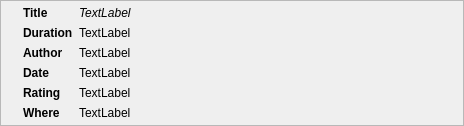
<?xml version="1.0" encoding="UTF-8"?>
<ui version="4.0">
 <class>MiniVideo</class>
 <widget class="QFrame" name="MiniVideo">
  <property name="geometry">
   <rect>
    <x>0</x>
    <y>0</y>
    <width>464</width>
    <height>112</height>
   </rect>
  </property>
  <property name="windowTitle">
   <string>Form</string>
  </property>
  <property name="frameShape">
   <enum>QFrame::StyledPanel</enum>
  </property>
  <property name="frameShadow">
   <enum>QFrame::Raised</enum>
  </property>
  <layout class="QHBoxLayout" name="horizontalLayout">
   <property name="leftMargin">
    <number>9</number>
   </property>
   <property name="topMargin">
    <number>5</number>
   </property>
   <property name="bottomMargin">
    <number>5</number>
   </property>
   <item>
    <widget class="QLabel" name="imageLabel">
     <property name="sizePolicy">
      <sizepolicy hsizetype="Minimum" vsizetype="Preferred">
       <horstretch>0</horstretch>
       <verstretch>0</verstretch>
      </sizepolicy>
     </property>
     <property name="text">
      <string/>
     </property>
    </widget>
   </item>
   <item>
    <layout class="QFormLayout" name="formLayout">
     <property name="fieldGrowthPolicy">
      <enum>QFormLayout::ExpandingFieldsGrow</enum>
     </property>
     <item row="0" column="0">
      <widget class="QLabel" name="label_5">
       <property name="font">
        <font>
         <weight>75</weight>
         <bold>true</bold>
        </font>
       </property>
       <property name="text">
        <string>Title</string>
       </property>
      </widget>
     </item>
     <item row="0" column="1">
      <widget class="QLabel" name="titleLabel">
       <property name="sizePolicy">
        <sizepolicy hsizetype="MinimumExpanding" vsizetype="Preferred">
         <horstretch>0</horstretch>
         <verstretch>0</verstretch>
        </sizepolicy>
       </property>
       <property name="font">
        <font>
         <weight>50</weight>
         <italic>true</italic>
         <bold>false</bold>
        </font>
       </property>
       <property name="text">
        <string>TextLabel</string>
       </property>
      </widget>
     </item>
     <item row="1" column="0">
      <widget class="QLabel" name="label_8">
       <property name="font">
        <font>
         <weight>75</weight>
         <bold>true</bold>
        </font>
       </property>
       <property name="text">
        <string>Duration</string>
       </property>
      </widget>
     </item>
     <item row="1" column="1">
      <widget class="QLabel" name="durationLabel">
       <property name="text">
        <string>TextLabel</string>
       </property>
      </widget>
     </item>
     <item row="2" column="0">
      <widget class="QLabel" name="label_4">
       <property name="font">
        <font>
         <weight>75</weight>
         <bold>true</bold>
        </font>
       </property>
       <property name="text">
        <string>Author</string>
       </property>
      </widget>
     </item>
     <item row="2" column="1">
      <widget class="QLabel" name="authorLabel">
       <property name="text">
        <string>TextLabel</string>
       </property>
      </widget>
     </item>
     <item row="3" column="0">
      <widget class="QLabel" name="label_2">
       <property name="font">
        <font>
         <weight>75</weight>
         <bold>true</bold>
        </font>
       </property>
       <property name="text">
        <string>Date</string>
       </property>
      </widget>
     </item>
     <item row="3" column="1">
      <widget class="QLabel" name="dateLabel">
       <property name="text">
        <string>TextLabel</string>
       </property>
      </widget>
     </item>
     <item row="4" column="0">
      <widget class="QLabel" name="label_3">
       <property name="font">
        <font>
         <weight>75</weight>
         <bold>true</bold>
        </font>
       </property>
       <property name="text">
        <string>Rating</string>
       </property>
      </widget>
     </item>
     <item row="4" column="1">
      <widget class="QLabel" name="ratingLabel">
       <property name="text">
        <string>TextLabel</string>
       </property>
      </widget>
     </item>
     <item row="5" column="0">
      <widget class="QLabel" name="label">
       <property name="font">
        <font>
         <weight>75</weight>
         <bold>true</bold>
        </font>
       </property>
       <property name="text">
        <string>Where</string>
       </property>
      </widget>
     </item>
     <item row="5" column="1">
      <widget class="QLabel" name="backendLabel">
       <property name="text">
        <string>TextLabel</string>
       </property>
      </widget>
     </item>
    </layout>
   </item>
  </layout>
 </widget>
 <resources/>
 <connections/>
</ui>
